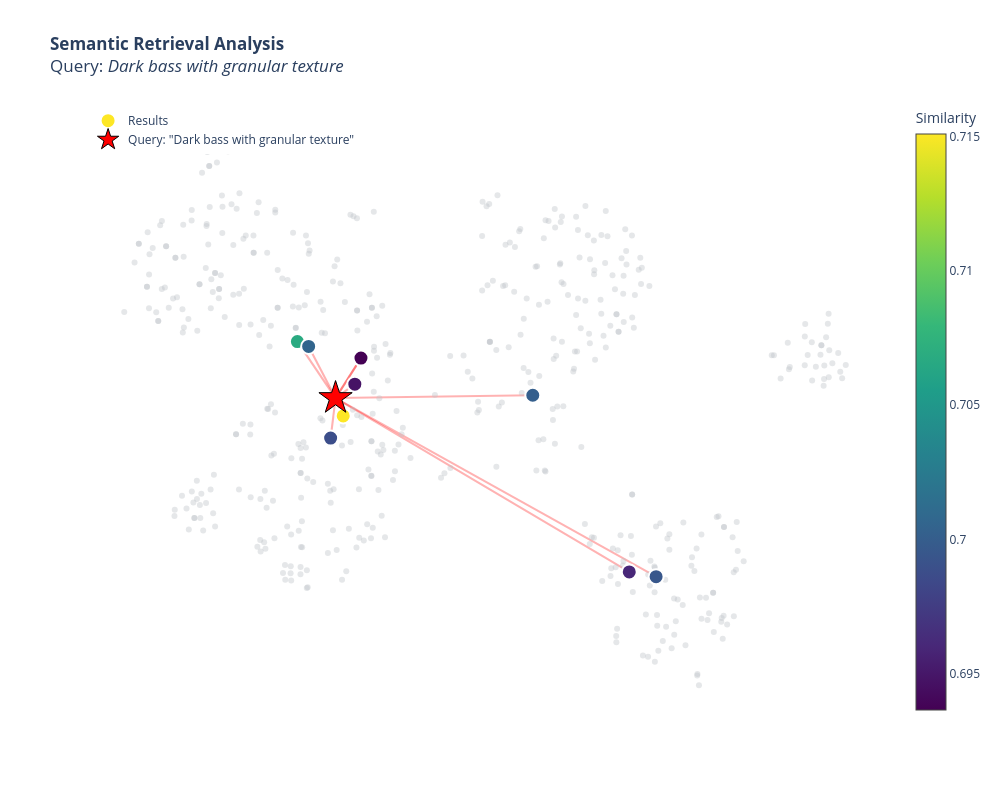

Notebook code for this chart:
### Markdown cell above
# Text Retrieval Results

## Mappa semantica interattiva: Interface che permette di esplorare lo spazio degli embedding

### Code cell
import asyncio
import numpy as np
import pandas as pd
import plotly.graph_objects as go
from sklearn.decomposition import PCA
from sklearn.manifold import TSNE
from qdrant_client import QdrantClient
from openai import OpenAI
import sys
import os

# Setup Path
sys.path.append(os.path.abspath(".."))
from config.settings import settings

# --- CONFIGURAZIONE ---
QDRANT_COLLECTION = settings.QDRANT_ENRICHED_COLLECTION_NAME
BACKGROUND_SAMPLES = 500  # Punti di contesto
TOP_K = 10                # Quanti risultati recuperare
USER_QUERY = "Dark bass with granular texture" # <--- LA TUA QUERY TESTUALE

async def visualize_semantic_search_with_table():
    print(f"--- ANALISI RETRIEVAL SEMANTICO: '{USER_QUERY}' ---")

    # Init Clients
    client_q = QdrantClient(host=settings.QDRANT_CONNECTION_HOST, port=settings.QDRANT_PORT)
    client_o = OpenAI(api_key=settings.MODEL_API_KEY)

    # 1. EMBEDDING DELLA QUERY
    print("Calcolo embedding query...")
    emb_res = client_o.embeddings.create(
        input=USER_QUERY,
        model=settings.MODEL_EMBEDDING_MODEL
    )
    query_vector = emb_res.data[0].embedding

    # 2. RETRIEVAL
    print("Esecuzione ricerca vettoriale...")
    search_res = client_q.query_points(
        collection_name=QDRANT_COLLECTION,
        query=query_vector,
        using="text_vector",
        limit=TOP_K,
        with_payload=True,
        with_vectors=["text_vector"]
    )

    # 3. BACKGROUND
    print("Recupero contesto di fondo...")
    scroll_res, _ = client_q.scroll(
        collection_name=QDRANT_COLLECTION,
        limit=BACKGROUND_SAMPLES,
        with_payload=True,
        with_vectors=["text_vector"]
    )

    # --- PREPARAZIONE DATI ---
    vectors = []
    meta = []
    table_data = [] # Lista per la tabella

    # A. Query
    vectors.append(query_vector)
    meta.append({
        "name": "QUERY",
        "tooltip": f"<b>QUERY UTENTE</b><br>'{USER_QUERY}'",
        "score": 1.0,
        "type": "query"
    })

    # B. Risultati
    result_indices = []
    for rank, hit in enumerate(search_res.points, start=1):
        vec = hit.vector.get("text_vector") if isinstance(hit.vector, dict) else hit.vector
        if vec is None: continue

        vectors.append(vec)
        payload = hit.payload or {}

        # Estrazione Dati per Tabella e Grafico
        filename = payload.get("original_filename", "Unknown")
        orig_label = payload.get("original_label") or payload.get("original_filename", "N/A")
        ai_label = payload.get("ai_label", "N/A")

        # Estrazione Tags e Quality Score (Richiesti)
        tags = payload.get("ai_tags", [])
        tags_str = ", ".join(tags[:5]) if isinstance(tags, list) else str(tags)
        stored_quality = payload.get("clap_score", 0.0) # Label Quality

        # Tooltip HTML per il grafico
        tooltip_html = (
            f"<b>File:</b> {filename}<br>"
            f"<b>Score:</b> {hit.score:.3f}<br>"
            f"<br>"
            f"✅ <b>AI:</b> {ai_label}<br>"
            f"❌ <b>Orig:</b> <i>{orig_label}</i>"
        )

        meta.append({
            "name": filename,
            "tooltip": tooltip_html,
            "score": hit.score,
            "type": "result"
        })
        result_indices.append(len(vectors) - 1)

        # Aggiungiamo alla tabella (Stesse colonne dell'altro script)
        table_data.append({
            "Rank": rank,
            "Similarity Score": hit.score,
            #"Filename": filename, # Commentato come richiesto o puoi scommentarlo
            "AI Description": ai_label,
            "Original Label": orig_label,
            "Tags": tags_str,
            "Label Quality": stored_quality
        })

    # C. Background
    for hit in scroll_res:
        if hit.id in [r.id for r in search_res.points]: continue
        vec = hit.vector.get("text_vector") if isinstance(hit.vector, dict) else hit.vector
        if vec is None: continue

        vectors.append(vec)
        payload = hit.payload or {}
        bg_label = payload.get("ai_label") or payload.get("original_filename", "Unknown")

        meta.append({
            "name": "Background",
            "tooltip": f"Context: {bg_label}",
            "score": 0,
            "type": "noise"
        })

    # --- 4. VISUALIZZAZIONE TABELLA ---
    print("\n" + "="*80)
    print(f"RISULTATI TOP-{TOP_K} PER QUERY: '{USER_QUERY}'")
    print("="*80)

    df_results = pd.DataFrame(table_data)

    # Formattazione Stile Tabella
    pd.set_option('display.max_colwidth', None)

    # Colori: Blu per la similarità alla query, Verde per la qualità intrinseca della label
    display(df_results.style.background_gradient(subset=['Similarity Score'], cmap='Blues')
                            .background_gradient(subset=['Label Quality'], cmap='Greens')
                            .format({'Similarity Score': '{:.4f}', 'Label Quality': '{:.4f}'}))

    print("\nGenerazione Grafico 2D...")

    # --- 5. VISUALIZZAZIONE GRAFICO ---
    X = np.array(vectors)
    pca = PCA(n_components=min(50, len(X)))
    X_pca = pca.fit_transform(X)
    tsne = TSNE(n_components=2, perplexity=min(30, len(X)-1), random_state=42, init='pca', learning_rate='auto')
    X_2d = tsne.fit_transform(X_pca)

    fig = go.Figure()

    # Query -> Risultati (Linee)
    q_x, q_y = X_2d[0]
    for idx in result_indices:
        r_x, r_y = X_2d[idx]
        score = meta[idx]['score']
        fig.add_trace(go.Scatter(
            x=[q_x, r_x], y=[q_y, r_y],
            mode='lines',
            line=dict(color='rgba(255, 0, 0, 0.3)', width=score * 3),
            hoverinfo='none', showlegend=False
        ))

    # Background (Grigio)
    bg_indices = [i for i, m in enumerate(meta) if m['type'] == 'noise']
    fig.add_trace(go.Scatter(
        x=X_2d[bg_indices, 0], y=X_2d[bg_indices, 1],
        mode='markers',
        marker=dict(size=6, color='#bdc3c7', opacity=0.4),
        text=[meta[i]['tooltip'] for i in bg_indices],
        #name='Database Context', # Rimosso dalla legenda per pulizia
        hoverinfo='text',
        showlegend=False
    ))

    # Risultati (Colorati)
    res_x = [X_2d[i][0] for i in result_indices]
    res_y = [X_2d[i][1] for i in result_indices]
    res_scores = [meta[i]['score'] for i in result_indices]
    res_tips = [meta[i]['tooltip'] for i in result_indices]

    fig.add_trace(go.Scatter(
        x=res_x, y=res_y,
        mode='markers',
        marker=dict(
            size=15, color=res_scores, colorscale='Viridis',
            showscale=True, colorbar=dict(title="Similarity"),
            line=dict(color='white', width=2)
        ),
        text=res_tips, name='Results', hoverinfo='text'
    ))

    # Query (Stella)
    fig.add_trace(go.Scatter(
        x=[q_x], y=[q_y],
        mode='markers',
        marker=dict(size=25, color='red', symbol='star', line=dict(color='black', width=1)),
        name=f'Query: "{USER_QUERY}"', hoverinfo='name'
    ))

    fig.update_layout(
        title=f"<b>Semantic Retrieval Analysis</b><br>Query: <i>{USER_QUERY}</i>",
        width=1000, height=800, template="plotly_white",
        xaxis=dict(visible=False), yaxis=dict(visible=False),
        legend=dict(yanchor="top", y=0.99, xanchor="left", x=0.01)
    )
    fig.show()

# Esecuzione
# asyncio.run(visualize_semantic_search_with_table())
await visualize_semantic_search_with_table()

### Figure 1 — Plotly figure (JSON) as saved in the notebook; plotly's stock layout.template omitted (floating-point values rounded to 4 significant figures; data arrays with more than 128 entries replaced by an {"elided": "..."} marker saying what was removed)
{"data": [{"hoverinfo": "none", "line": {"color": "rgba(255, 0, 0, 0.3)", "width": 2.145}, "mode": "lines", "showlegend": false, "x": [-9.663, -8.821], "y": [-1.274, -2.863], "type": "scatter"}, {"hoverinfo": "none", "line": {"color": "rgba(255, 0, 0, 0.3)", "width": 2.12}, "mode": "lines", "showlegend": false, "x": [-9.663, -13.86], "y": [-1.274, 3.756], "type": "scatter"}, {"hoverinfo": "none", "line": {"color": "rgba(255, 0, 0, 0.3)", "width": 2.102}, "mode": "lines", "showlegend": false, "x": [-9.663, -12.62], "y": [-1.274, 3.327], "type": "scatter"}, {"hoverinfo": "none", "line": {"color": "rgba(255, 0, 0, 0.3)", "width": 2.1}, "mode": "lines", "showlegend": false, "x": [-9.663, 12.01], "y": [-1.274, -1.023], "type": "scatter"}, {"hoverinfo": "none", "line": {"color": "rgba(255, 0, 0, 0.3)", "width": 2.099}, "mode": "lines", "showlegend": false, "x": [-9.663, 25.57], "y": [-1.274, -17.19], "type": "scatter"}, {"hoverinfo": "none", "line": {"color": "rgba(255, 0, 0, 0.3)", "width": 2.096}, "mode": "lines", "showlegend": false, "x": [-9.663, -10.2], "y": [-1.274, -4.84], "type": "scatter"}, {"hoverinfo": "none", "line": {"color": "rgba(255, 0, 0, 0.3)", "width": 2.088}, "mode": "lines", "showlegend": false, "x": [-9.663, 22.62], "y": [-1.274, -16.76], "type": "scatter"}, {"hoverinfo": "none", "line": {"color": "rgba(255, 0, 0, 0.3)", "width": 2.084}, "mode": "lines", "showlegend": false, "x": [-9.663, -7.545], "y": [-1.274, -0.03339], "type": "scatter"}, {"hoverinfo": "none", "line": {"color": "rgba(255, 0, 0, 0.3)", "width": 2.081}, "mode": "lines", "showlegend": false, "x": [-9.663, -6.87], "y": [-1.274, 2.285], "type": "scatter"}, {"hoverinfo": "none", "line": {"color": "rgba(255, 0, 0, 0.3)", "width": 2.081}, "mode": "lines", "showlegend": false, "x": [-9.663, -6.87], "y": [-1.274, 2.286], "type": "scatter"}, {"hoverinfo": "text", "marker": {"color": "#bdc3c7", "opacity": 0.4, "size": 6}, "mode": "markers", "showlegend": false, "text": {"elided": "490 str values"}, "x": {"elided": "490 float values"}, "y": {"elided": "490 float values"}, "type": "scatter"}, {"hoverinfo": "text", "marker": {"color": [0.7151, 0.7067, 0.7005, 0.7001, 0.6995, 0.6988, 0.696, 0.6948, 0.6936, 0.6936], "colorbar": {"title": {"text": "Similarity"}}, "colorscale": [[0.0, "#440154"], [0.1111, "#482878"], [0.2222, "#3e4989"], [0.3333, "#31688e"], [0.4444, "#26828e"], [0.5556, "#1f9e89"], [0.6667, "#35b779"], [0.7778, "#6ece58"], [0.8889, "#b5de2b"], [1.0, "#fde725"]], "line": {"color": "white", "width": 2}, "showscale": true, "size": 15}, "mode": "markers", "name": "Results", "text": ["<b>File:</b> dirty-synth-bass-coarse-hit.mp3<br><b>Score:</b> 0.715<br><br>✅ <b>AI:</b> Digital Synth Bass with Coarse, Dirty Texture<br>❌ <b>Orig:</b> <i>Dirty Synth Bass - Coarse Hit</i>", "<b>File:</b> phonk-bass-shot-midnight-hit.mp3<br><b>Score:</b> 0.707<br><br>✅ <b>AI:</b> Analog Synth Bass with Hard, Dark, and Dry Texture<br>❌ <b>Orig:</b> <i>Phonk Bass Shot - Midnight Hit</i>", "<b>File:</b> dark-bass-pad-melody.mp3<br><b>Score:</b> 0.701<br><br>✅ <b>AI:</b> Analog Synth Bass Pad with Dark, Aggressive Texture<br>❌ <b>Orig:</b> <i>Dark Bass Pad Melody</i>", "<b>File:</b> dubstep-bass-line-tough-and-rough-2.mp3<br><b>Score:</b> 0.700<br><br>✅ <b>AI:</b> Analog Bass-Line with Dark, Hard, and Dry Texture<br>❌ <b>Orig:</b> <i>Dubstep Bass Line - Tough and Rough 2</i>", "<b>File:</b> dark-sub-bass-lead.mp3<br><b>Score:</b> 0.700<br><br>✅ <b>AI:</b> Sub-bass with Dark, Aggressive Tone and Dry Texture<br>❌ <b>Orig:</b> <i>Dark Sub Bass Lead</i>", "<b>File:</b> wonky-color-bass-shot.mp3<br><b>Score:</b> 0.699<br><br>✅ <b>AI:</b> Digital Synth Bass with Dynamic and Dry Texture<br>❌ <b>Orig:</b> <i>Wonky Color Bass Shot</i>", "<b>File:</b> sub-bass-smooth.mp3<br><b>Score:</b> 0.696<br><br>✅ <b>AI:</b> Sub-bass with smooth dynamic analog character and dry texture<br>❌ <b>Orig:</b> <i>Sub Bass Smooth</i>", "<b>File:</b> techno-synth-bass-line-dark-mod-bass.mp3<br><b>Score:</b> 0.695<br><br>✅ <b>AI:</b> Digital Synth Bass with Dark, Flowing Texture<br>❌ <b>Orig:</b> <i>Techno Synth Bass Line - Dark Mod Bass</i>", "<b>File:</b> color-bass-line-ascendance.mp3<br><b>Score:</b> 0.694<br><br>✅ <b>AI:</b> Digital Synth Bass with Eerie and Dynamic Texture<br>❌ <b>Orig:</b> <i>Color Bass Line - Ascendance</i>", "<b>File:</b> aggressive-color-bass-line.mp3<br><b>Score:</b> 0.694<br><br>✅ <b>AI:</b> Digital Synth Bass with Eerie and Dynamic Texture<br>❌ <b>Orig:</b> <i>Aggressive Color Bass Line</i>"], "x": [-8.821, -13.86, -12.62, 12.01, 25.57, -10.2, 22.62, -7.545, -6.87, -6.87], "y": [-2.863, 3.756, 3.327, -1.023, -17.19, -4.84, -16.76, -0.03339, 2.285, 2.286], "type": "scatter"}, {"hoverinfo": "name", "marker": {"color": "red", "line": {"color": "black", "width": 1}, "size": 25, "symbol": "star"}, "mode": "markers", "name": "Query: \"Dark bass with granular texture\"", "x": [-9.663], "y": [-1.274], "type": "scatter"}], "layout": {"xaxis": {"visible": false}, "yaxis": {"visible": false}, "legend": {"yanchor": "top", "y": 0.99, "xanchor": "left", "x": 0.01}, "title": {"text": "<b>Semantic Retrieval Analysis</b><br>Query: <i>Dark bass with granular texture</i>"}, "width": 1000, "height": 800}}
